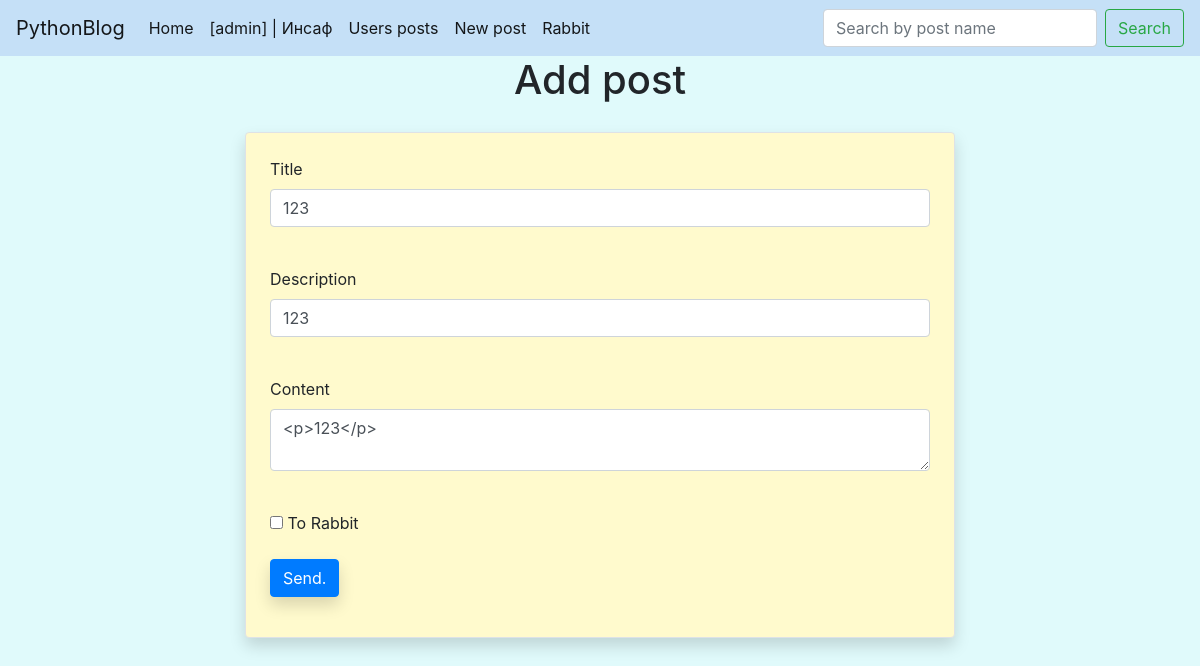
Screenshot of /news/1 (signed in) with the database file from the repository.
### data/users.py (models this page shows, shortened)
class User(SqlAlchemyBase, UserMixin):
    __tablename__ = 'users'
    id = sqlalchemy.Column(sqlalchemy.Integer,
                           primary_key=True, autoincrement=True)
    name = sqlalchemy.Column(sqlalchemy.String, nullable=True)
    email = sqlalchemy.Column(sqlalchemy.String,
                              index=True, unique=True, nullable=True)
    hashed_password = sqlalchemy.Column(sqlalchemy.String, nullable=True)
    is_admin = sqlalchemy.Column(sqlalchemy.Boolean, default=False)
    created_date = sqlalchemy.Column(sqlalchemy.DateTime,
                                     default=datetime.datetime.now)
    news = orm.relation("News", back_populates='user')

### data/news.py (models this page shows)
class News(SqlAlchemyBase):
    __tablename__ = 'news'
    id = sqlalchemy.Column(sqlalchemy.Integer,
                           primary_key=True, autoincrement=True)
    title = sqlalchemy.Column(sqlalchemy.String, nullable=True)
    description = sqlalchemy.Column(sqlalchemy.String, nullable=True)
    content = sqlalchemy.Column(sqlalchemy.String, nullable=True)
    created_date = sqlalchemy.Column(sqlalchemy.DateTime,
                                     default=datetime.datetime.now)
    is_private = sqlalchemy.Column(sqlalchemy.Boolean, default=True)
    to_rabbit = sqlalchemy.Column(sqlalchemy.Boolean, default=False)
    user_id = sqlalchemy.Column(sqlalchemy.Integer,
                                sqlalchemy.ForeignKey("users.id"))
    user = orm.relation('User')

### main.py (the view, shortened to what this page needs)
@app.route('/news/<int:id>', methods=['GET', 'POST'])
@login_required
def edit_news(id):
    form = NewsForm()
    if request.method == "GET":
        session = db_session.create_session()
        news = session.query(News).filter(News.id == id).first()
        if news:
            form.title.data = news.title
            form.description.data = news.description
            form.content.data = news.content
            form.to_rabbit.data = news.to_rabbit
        else:
            abort(404)
    return render_template('add_news.html', title='Post edit', form=form)

### data/forms.py
class NewsForm(FlaskForm):
    title = StringField('Title', validators=[DataRequired(), Length(min=3, max=40)])
    description = StringField('Description', validators=[Length(max=100)])
    content = TextAreaField("Content", validators=[Length(min=3, max=8000)])
    to_rabbit = BooleanField('To Rabbit')
    submit = SubmitField('Send.')

### data/db_session.py (called while the page is built)
def create_session() -> Session:
    global __factory
    return __factory()

### main.py (called while the page is built)
@login_manager.user_loader
def load_user(user_id):
    session = db_session.create_session()
    return session.query(User).get(user_id)

### templates/add_news.html (shortened to what this page needs)
{% extends "base.html" %}
{% block content %}
<h1 style="text-align: center;">Add post</h1>
<div class="row">
    <div class="col-sm-2"></div>
    <div class="container col-sm-8">
    <div class="container border rounded shadow p-4 mb-4 " style="margin-top: 20px;background-color: #FFFACD;">
        <form action="" method="post">
            <p>
                {{ form.title.label }}<br>
                {{ form.title(class="form-control") }}<br>
            </p>
            <p>
                {{ form.description.label }}<br>
                {{ form.description(class="form-control") }}<br>
            </p>
            <p>
                {{ form.content.label }}<br>
                {{ form.content(class="form-control", id="editor") }}<br>
            </p>
            <p>{{ form.to_rabbit() }} {{ form.to_rabbit.label }}</p>
            <p>{{ form.submit(type="submit", class="btn btn-primary shadow") }}</p>
        </form>
    </div>
    </div>
    <div class="col-sm-2">
    </div>
</div>
{% endblock %}

### templates/base.html (shortened to what this page needs)
<!DOCTYPE html>
<html lang="en">
<head>
    <link rel="stylesheet" href="https://stackpath.bootstrapcdn.com/bootstrap/4.4.1/css/bootstrap.min.css" integrity="
    sha384-Vkoo8x4CGsO3+Hhxv8T/Q5PaXtkKtu6ug5TOeNV6gBiFeWPGFN9MuhOf23Q9Ifjh">
    <link rel="stylesheet" href="static/style.css">
</head>
<body style="background-color: 	#e0fafb;">
<header>
    <nav class="navbar navbar-expand navbar-light" style="background-color: #c5e0f7;">
      <a class="navbar-brand" href="#">PythonBlog</a>
      <div class="collapse navbar-collapse" id="navbarSupportedContent">
        <ul class="navbar-nav mr-auto">
          <li class="nav-item active">
            <a class="nav-link" href="{{ url_for('index') }}">Home <span class="sr-only">(current)</span></a>
          </li>
            {% if current_user.is_authenticated %}
                {% if current_user.is_admin %}
                <li class="nav-item active">
                <a class="nav-link" href="{{ url_for('logout') }}">[admin] | {{ current_user.name }}</a>
              </li>
                <li class="nav-item active">
                        <a class="nav-link" href="{{url_for('user_post')}}">Users posts</a>
                      </li>
                {% else %}
                <li class="nav-item active">
                <a class="nav-link" href="{{ url_for('logout') }}">{{ current_user.name }}</a>
              </li>
                {% endif %}
            <li class="nav-item active">
                <a class="nav-link" href="{{ url_for('add_news') }}">New post</a>
              </li>
            {% endif %}
            <li class="nav-item active">
                <a class="nav-link" href="{{url_for('main_rabbit')}}">Rabbit</a>
              </li>
        </ul>
        <form class="form-inline my-2 my-lg-0" method="GET">
          <input class="form-control mr-sm-2" name="s" type="search" placeholder="Search by post name"
                 aria-label="Search" value="{{request.args.get('s', '')}}">
          <button class="btn btn-outline-success my-2 my-sm-0" type="submit">Search</button>
        </form>
      </div>
    </nav>
</header>
<div class="container" >
        <div class="col">
            {% block content %}
            {% endblock %}
        </div>
    </div>
</body>
</html>

### static/style.css (style rules this page uses)
* { margin: 0; padding: 0; }
html, body { height: 100%; }
.container { position: relative; }

### rows the page displays
User: name "Инсаф"
News: title "123", description "123", content "<p>123</p>"
